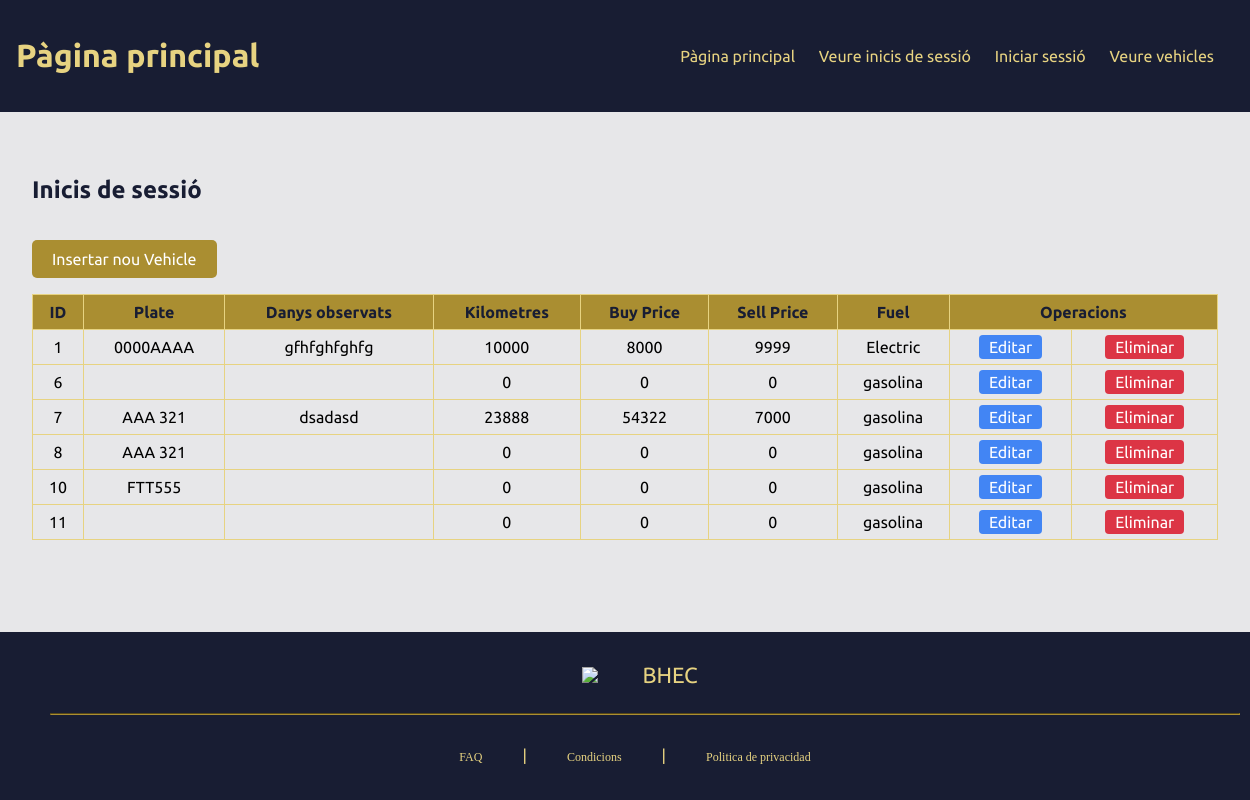
Page /Josep/vehicle_list.php on the committed database.
### tables this page shows
CREATE TABLE `vehicle` (
  `id` int(11) NOT NULL,
  `plate` varchar(20) NOT NULL,
  `observed_damages` varchar(255) NOT NULL,
  `kilometers` int(11) NOT NULL,
  `buy_price` float NOT NULL,
  `sell_price` float NOT NULL,
  `fuel` varchar(255) NOT NULL,
  `iva` float NOT NULL,
  `description` varchar(255) NOT NULL,
  `chassis_number` varchar(255) NOT NULL,
  `gear_shift` varchar(255) NOT NULL,
  `is_new` tinyint(1) NOT NULL,
  `transport_included` tinyint(1) NOT NULL,
  `color` varchar(255) NOT NULL,
  `registration_date` date NOT NULL,
  `provider_id` int(11) NOT NULL,
  `model_id` int(11) NOT NULL,
  `order_id` int(11) DEFAULT NULL
);

### Josep/src/Core/View.php (called while the page is built, shortened)
<?php
class View
{
    static public function render(string $view, string $layout = 'default', array $data = []): string {
        extract($data);
        require_once __DIR__. "/../../views/{$view}.view.php";
        $content = ob_get_clean();
        return $content;
    }
}

### Josep/config/config.php (called while the page is built)
<?php
return [
    "database" => [
        'host' => 'mysql-server',
        'dbname' => 'beta_db_bhec_23112023',
        'username' => 'root',
        'password' => 'secret'],
    'roles' => [
        'customer',
        'employee',
        'private',
        'professional',
        'administrator',
        'administrative']
];

### Josep/src/Core/Database.php (called while the page is built, shortened)
<?php
class Database {
    private PDO $connection;
    public function __construct(array $config) {
        try {
            $host = $config['host'];
            $dbName = $config['dbname'];
            $username = $config['username'];
            $password = $config['password'];
            $this->connection = new PDO("mysql:host=$host;dbname=$dbName", $username, $password);
            $this->connection->setAttribute(PDO::ATTR_ERRMODE, PDO::ERRMODE_EXCEPTION);
        } catch (PDOException $e) {
            die($e->getMessage());
        }
    }
    public function getConnection(): PDO {
        return $this->connection;
    }
}

### Josep/src/Core/Repository.php (called while the page is built, shortened)
<?php
abstract class Repository
{
    public function __construct(PDO $pdo, string $entityClassName) {
        $this->pdo = $pdo;
        $this->entityClassName = $entityClassName;
    }
}

### Josep/src/Repository/VehicleRepository.php (called while the page is built, shortened)
<?php
require_once __DIR__. '/../Core/Repository.php';
class VehicleRepository extends Repository {
    public function findAll(): array {
        $pdoStatement = $this->pdo->prepare("SELECT * FROM vehicle");
        $pdoStatement->execute();
        $pdoStatement->setFetchMode(PDO::FETCH_ASSOC);
        $vehicleRecords = $pdoStatement->fetchAll();
        $vehicles = [];
        foreach ($vehicleRecords as $vehicleRecord) {
            $vehicles[] = call_user_func_array([$this->entityClassName, "fromArray"], [$vehicleRecord]);
        }
        return $vehicles;
    }
}

### Josep/src/Entity/Vehicle.php (called while the page is built, shortened)
<?php
class Vehicle implements EntityInterface {
    private int $id;
    private string $plate;
    private string $observedDamages;
    private int $kilometers;
    private float $buyPrice;
    private float $sellPrice;
    private string $fuel;
    public function getId(): int {
        return $this->id;
    }
    public function setId(int $id): void {
        $this->id = $id;
    }
    public function getPlate(): string {
        return $this->plate;
    }
    public function setPlate(string $plate): void {
        $this->plate = $plate;
    }
    public function getObservedDamages(): string {
        return $this->observedDamages;
    }
    public function setObservedDamages(string $observedDamages): void {
        $this->observedDamages = $observedDamages;
    }
    public function getKilometers(): int {
        return $this->kilometers;
    }
    public function setKilometers(int $kilometers): void {
        $this->kilometers = $kilometers;
    }
    public function getBuyPrice(): float {
        return $this->buyPrice;
    }
    public function setBuyPrice(float $buyPrice): void {
        $this->buyPrice = $buyPrice;
    }
    public function getSellPrice(): float {
        return $this->sellPrice;
    }
    public function setSellPrice(float $sellPrice): void {
        $this->sellPrice = $sellPrice;
    }
    public function getFuel(): string {
        return $this->fuel;
    }
    public function setFuel(string $fuel): void {
        $this->fuel = $fuel;
    }
    public static function fromArray(array $array): EntityInterface {
        $vehicle = new Vehicle();
        $vehicle->setId($array["id"]);
        $vehicle->setPlate($array["plate"]);
        $vehicle->setObservedDamages($array["observed_damages"]);
        $vehicle->setKilometers($array["kilometers"]);
        $vehicle->setBuyPrice($array["buy_price"]);
        $vehicle->setSellPrice($array["sell_price"]);
        $vehicle->setFuel($array["fuel"]);
        $vehicle->setIVA($array["iva"]);
        $vehicle->setDescription($array["description"]);
        $vehicle->setChassisNumber($array["chassis_number"]);
        $vehicle->setGearShift($array["gear_shift"]);
        $vehicle->setIsNew((bool)$array["is_new"]);
        $vehicle->setTransportIncluded((bool)$array["transport_included"]);
        $vehicle->setColor($array["color"]);
        $vehicle->setRegistrationDate(new DateTime($array["registration_date"]));
        $vehicle->setProviderId((int)$array["provider_id"]);
        $vehicle->setModelId((int)$array["model_id"]);
        return $vehicle;
    }
}

### Josep/views/vehicle_list.view.php (the view)
<section>
    <h2>Inicis de sessió</h2>
    <a href="/vehicle_create.php">
        <button type="button" class="create-login-button">Insertar nou Vehicle</button>
    </a>
    <table>
        <thead>
        <tr>
            <th>ID</th>
            <th>Plate</th>
            <th>Danys observats</th>
            <th>Kilometres</th>
            <th>Buy Price</th>
            <th>Sell Price</th>
            <th>Fuel</th>
            <th colspan="2">Operacions</th>
        </tr>
        </thead>
        <tbody>
        <?php foreach ($vehicles as $vehicle): ?>
            <tr>
                <td><?= $vehicle->getId() ?></td>
                <td><?= $vehicle->getPlate() ?></td>
                <td><?= $vehicle->getObservedDamages() ?></td>
                <td><?= $vehicle->getKilometers() ?></td>
                <td><?= $vehicle->getBuyPrice() ?></td>
                <td><?= $vehicle->getSellPrice() ?></td>
                <td><?= $vehicle->getFuel() ?></td>
                <td><a href="/vehicle_update.php?id=<?= $vehicle->getId(); ?>" class="operation-link edit-link">Editar</a>
                </td>
                <td><a href="/vehicle_delete.php?id=<?= $vehicle->getId(); ?>"
                       class="operation-link delete-link">Eliminar</a></td>
            </tr>
        <?php endforeach; ?>
        </tbody>
    </table>
</section>

### Josep/assets/styles_login.css (style rules this page uses)
body { display: flex; flex-direction: column; background-color: #e7e7e9ff; font-size: 1rem; margin: 0; font-family: 'Ubuntu', sans-serif; min-height: 100vh; }
section { margin-top: 2rem; }
section h2 { color: #181d33; }
section table { width: 100%; border-collapse: collapse; margin-top: 1rem; }
section th, section td { border: 1px solid #e7d381; padding: 8px; }
section th { background-color: #aa8e31; color: #181d33; }
section td { text-align: center; }
section td a { text-decoration: none; color: #181d33; }
.create-login-button { font-family: 'Ubuntu', sans-serif; background-color: #aa8e31; color: white; padding: 10px 20px; font-size: 16px; border: none; border-radius: 5px; cursor: pointer; }
.operation-link { text-decoration: none; padding: 3px 10px; margin: 2px; border-radius: 4px; font-family: 'Ubuntu', sans-serif; }
.edit-link { background-color: #4285f4; color: white; }
.delete-link { background-color: #dc3545; color: white; }
section button { background-color: #aa8e31; color: white; padding: 10px 15px; margin-top: 1rem; border: none; border-radius: 5px; cursor: pointer; font-family: 'Ubuntu', sans-serif; font-size: 16px; }

### rows in the picture
vehicle: id "1", plate "0000AAAA", observed_damages "gfhfghfghfg", kilometers "10000", buy_price "8000", sell_price "9999", fuel "Electric"
vehicle: id "6", kilometers "0", buy_price "0", sell_price "0", fuel "gasolina"
vehicle: id "7", plate "AAA 321", observed_damages "dsadasd", kilometers "23888", buy_price "54322", sell_price "7000", fuel "gasolina"
vehicle: id "8", plate "AAA 321", kilometers "0", buy_price "0", sell_price "0", fuel "gasolina"
vehicle: id "10", plate "FTT555", kilometers "0", buy_price "0", sell_price "0", fuel "gasolina"
vehicle: id "11", kilometers "0", buy_price "0", sell_price "0", fuel "gasolina"
